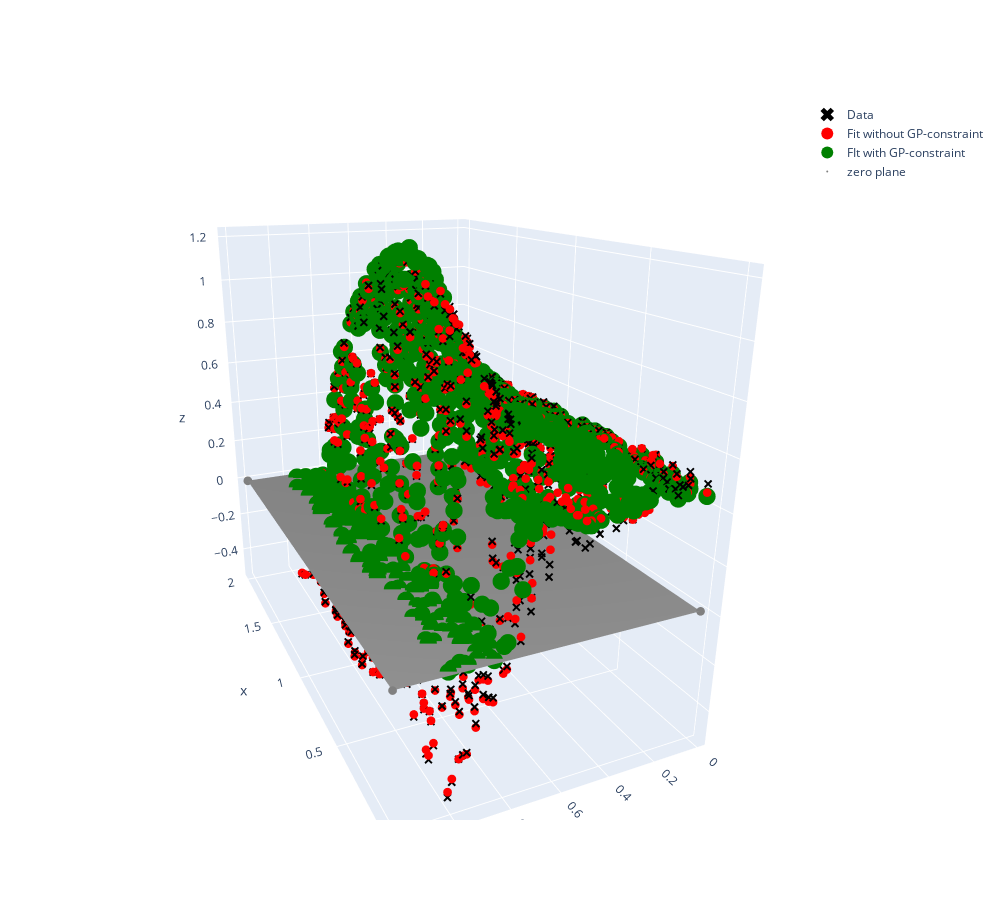

The cell this chart's notebook holds for it:
### Code cell
fig = go.Figure()
fig.add_trace(go.Scatter3d(x=X[:,0], y=X[:,1], z=y, mode="markers", marker=dict(size=3, color="black", symbol="x"), name="Data"))
fig.add_trace(go.Scatter3d(x=X[:,0], y=X[:,1], z=M.basis @ M.coef_, mode="markers", marker=dict(size=3, color="red"), name="Fit without GP-constraint"))
fig.add_trace(go.Scatter3d(x=X[:,0], y=X[:,1], z=M2.basis @ M2.coef_, mode="markers", marker=dict(size=6, color="green"), name="FIt with GP-constraint"))
fig.add_trace(go.Scatter3d(x=[0,0,2,2], y=[0,1.2,0,1.2], z=[0,0,0,0], surfacecolor="grey", surfaceaxis=2, mode="markers", marker=dict(color="grey", size=0), name="zero plane"))
fig.update_layout(width=1000, height=900)
fig.layout.legend.itemsizing = "constant"
fig.show()

### Figure 1 — Plotly figure (JSON) as saved in the notebook; plotly's stock layout.template omitted (floating-point values rounded to 4 significant figures; data arrays with more than 128 entries replaced by an {"elided": "..."} marker saying what was removed)
{"data": [{"marker": {"color": "black", "size": 3, "symbol": "x"}, "mode": "markers", "name": "Data", "type": "scatter3d", "x": {"elided": "1000 float values"}, "y": {"elided": "1000 float values"}, "z": {"elided": "1000 float values"}}, {"marker": {"color": "red", "size": 3}, "mode": "markers", "name": "Fit without GP-constraint", "type": "scatter3d", "x": {"elided": "1000 float values"}, "y": {"elided": "1000 float values"}, "z": {"elided": "1000 float values"}}, {"marker": {"color": "green", "size": 6}, "mode": "markers", "name": "FIt with GP-constraint", "type": "scatter3d", "x": {"elided": "1000 float values"}, "y": {"elided": "1000 float values"}, "z": {"elided": "1000 float values"}}, {"marker": {"color": "grey", "size": 0}, "mode": "markers", "name": "zero plane", "surfaceaxis": 2, "surfacecolor": "grey", "type": "scatter3d", "x": [0, 0, 2, 2], "y": [0, 1.2, 0, 1.2], "z": [0, 0, 0, 0]}], "layout": {"height": 900, "legend": {"itemsizing": "constant"}, "scene": {"aspectmode": "auto", "aspectratio": {"x": 1.255, "y": 0.753, "z": 1.058}, "camera": {"center": {"x": 0, "y": 0, "z": 0}, "eye": {"x": -1.861, "y": 0.8382, "z": 0.7223}, "projection": {"type": "perspective"}, "up": {"x": 0, "y": 0, "z": 1}}}, "width": 1000}}
